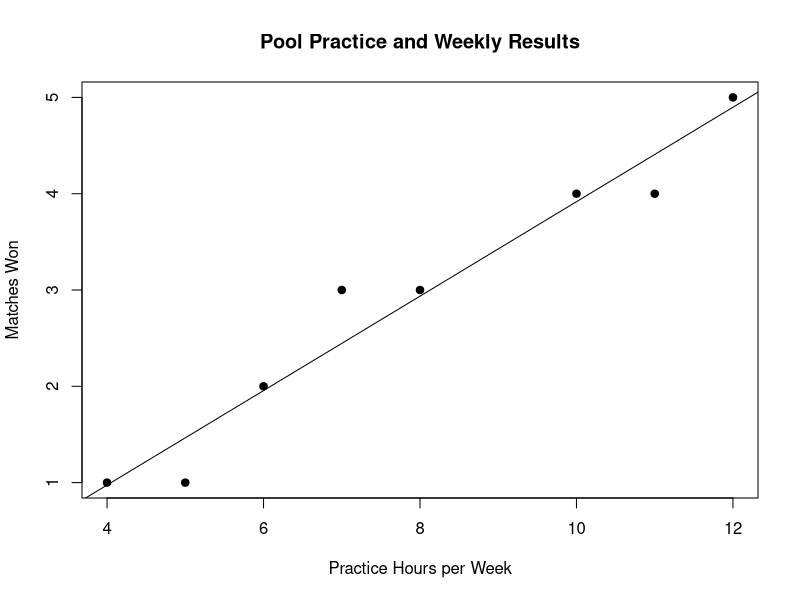

Generate this figure with R:
## ---- chunk 1
pool_data <- read.csv("pool_practice.csv")
pool_data
## ---- chunk 2
mean(pool_data$practice_hours)
## ---- chunk 3
mean(pool_data$matches_won)
## ---- chunk 4
cor(pool_data$practice_hours, pool_data$matches_won)
## ---- chunk 5
#| label: fig-pool-practice
#| fig-cap: "Weekly pool practice time and matches won"

plot(
  pool_data$practice_hours,
  pool_data$matches_won,
  xlab = "Practice Hours per Week",
  ylab = "Matches Won",
  main = "Pool Practice and Weekly Results",
  pch = 19
)

abline(
  lm(matches_won ~ practice_hours, data = pool_data)
)
